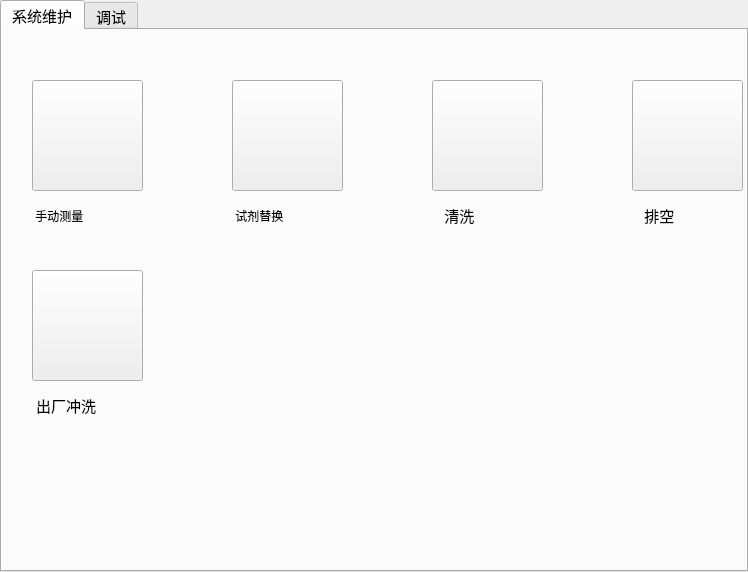
<?xml version="1.0" encoding="UTF-8"?>
<ui version="4.0">
 <class>Maintaince</class>
 <widget class="QWidget" name="Maintaince">
  <property name="geometry">
   <rect>
    <x>0</x>
    <y>0</y>
    <width>748</width>
    <height>572</height>
   </rect>
  </property>
  <property name="windowTitle">
   <string>Form</string>
  </property>
  <layout class="QGridLayout" name="gridLayout">
   <property name="margin">
    <number>0</number>
   </property>
   <property name="spacing">
    <number>0</number>
   </property>
   <item row="0" column="0">
    <widget class="QTabWidget" name="tabWidget">
     <property name="font">
      <font>
       <family>Arial</family>
       <pointsize>11</pointsize>
      </font>
     </property>
     <property name="styleSheet">
      <string notr="true">QTabBar::tab{font:11pt 'Sans Serif'}</string>
     </property>
     <property name="currentIndex">
      <number>0</number>
     </property>
     <widget class="QWidget" name="tabWidgetPage1">
      <attribute name="title">
       <string>系统维护</string>
      </attribute>
      <widget class="QPushButton" name="InitLoad">
       <property name="geometry">
        <rect>
         <x>230</x>
         <y>50</y>
         <width>111</width>
         <height>111</height>
        </rect>
       </property>
       <property name="sizePolicy">
        <sizepolicy hsizetype="Fixed" vsizetype="Preferred">
         <horstretch>0</horstretch>
         <verstretch>0</verstretch>
        </sizepolicy>
       </property>
       <property name="minimumSize">
        <size>
         <width>60</width>
         <height>60</height>
        </size>
       </property>
       <property name="font">
        <font>
         <pointsize>11</pointsize>
        </font>
       </property>
       <property name="styleSheet">
        <string notr="true">border-image: url(:/replace.png);</string>
       </property>
       <property name="text">
        <string/>
       </property>
       <property name="iconSize">
        <size>
         <width>45</width>
         <height>45</height>
        </size>
       </property>
      </widget>
      <widget class="QPushButton" name="Clean">
       <property name="geometry">
        <rect>
         <x>430</x>
         <y>50</y>
         <width>111</width>
         <height>111</height>
        </rect>
       </property>
       <property name="sizePolicy">
        <sizepolicy hsizetype="Fixed" vsizetype="Preferred">
         <horstretch>0</horstretch>
         <verstretch>0</verstretch>
        </sizepolicy>
       </property>
       <property name="minimumSize">
        <size>
         <width>60</width>
         <height>60</height>
        </size>
       </property>
       <property name="font">
        <font>
         <pointsize>11</pointsize>
        </font>
       </property>
       <property name="styleSheet">
        <string notr="true">border-image: url(:/wash.png);</string>
       </property>
       <property name="text">
        <string/>
       </property>
       <property name="iconSize">
        <size>
         <width>45</width>
         <height>45</height>
        </size>
       </property>
      </widget>
      <widget class="QPushButton" name="Drain">
       <property name="geometry">
        <rect>
         <x>630</x>
         <y>50</y>
         <width>111</width>
         <height>111</height>
        </rect>
       </property>
       <property name="sizePolicy">
        <sizepolicy hsizetype="Fixed" vsizetype="Preferred">
         <horstretch>0</horstretch>
         <verstretch>0</verstretch>
        </sizepolicy>
       </property>
       <property name="minimumSize">
        <size>
         <width>60</width>
         <height>60</height>
        </size>
       </property>
       <property name="font">
        <font>
         <pointsize>11</pointsize>
        </font>
       </property>
       <property name="styleSheet">
        <string notr="true">border-image: url(:/drain.png);</string>
       </property>
       <property name="text">
        <string/>
       </property>
       <property name="iconSize">
        <size>
         <width>50</width>
         <height>50</height>
        </size>
       </property>
      </widget>
      <widget class="QLabel" name="label_10">
       <property name="geometry">
        <rect>
         <x>230</x>
         <y>170</y>
         <width>111</width>
         <height>31</height>
        </rect>
       </property>
       <property name="font">
        <font>
         <pointsize>9</pointsize>
        </font>
       </property>
       <property name="text">
        <string> 试剂替换</string>
       </property>
      </widget>
      <widget class="QLabel" name="label_11">
       <property name="geometry">
        <rect>
         <x>430</x>
         <y>170</y>
         <width>111</width>
         <height>31</height>
        </rect>
       </property>
       <property name="styleSheet">
        <string notr="true">font: 9pt &quot;Sans Serif&quot;;</string>
       </property>
       <property name="text">
        <string>   清洗</string>
       </property>
      </widget>
      <widget class="QLabel" name="label_12">
       <property name="geometry">
        <rect>
         <x>630</x>
         <y>170</y>
         <width>111</width>
         <height>31</height>
        </rect>
       </property>
       <property name="styleSheet">
        <string notr="true">font: 9pt &quot;Sans Serif&quot;;</string>
       </property>
       <property name="text">
        <string>   排空</string>
       </property>
      </widget>
      <widget class="QLabel" name="label_9">
       <property name="geometry">
        <rect>
         <x>30</x>
         <y>170</y>
         <width>111</width>
         <height>31</height>
        </rect>
       </property>
       <property name="font">
        <font>
         <pointsize>9</pointsize>
        </font>
       </property>
       <property name="styleSheet">
        <string notr="true"/>
       </property>
       <property name="text">
        <string> 手动测量</string>
       </property>
      </widget>
      <widget class="QPushButton" name="SampleMeasure">
       <property name="geometry">
        <rect>
         <x>30</x>
         <y>50</y>
         <width>111</width>
         <height>111</height>
        </rect>
       </property>
       <property name="sizePolicy">
        <sizepolicy hsizetype="Minimum" vsizetype="Preferred">
         <horstretch>0</horstretch>
         <verstretch>0</verstretch>
        </sizepolicy>
       </property>
       <property name="minimumSize">
        <size>
         <width>60</width>
         <height>60</height>
        </size>
       </property>
       <property name="font">
        <font>
         <pointsize>11</pointsize>
        </font>
       </property>
       <property name="styleSheet">
        <string notr="true">border-image: url(:/handmeasure.png);</string>
       </property>
       <property name="text">
        <string/>
       </property>
       <property name="iconSize">
        <size>
         <width>50</width>
         <height>50</height>
        </size>
       </property>
      </widget>
      <widget class="QPushButton" name="Initwash">
       <property name="geometry">
        <rect>
         <x>30</x>
         <y>240</y>
         <width>111</width>
         <height>111</height>
        </rect>
       </property>
       <property name="sizePolicy">
        <sizepolicy hsizetype="Minimum" vsizetype="Preferred">
         <horstretch>0</horstretch>
         <verstretch>0</verstretch>
        </sizepolicy>
       </property>
       <property name="minimumSize">
        <size>
         <width>60</width>
         <height>60</height>
        </size>
       </property>
       <property name="font">
        <font>
         <pointsize>11</pointsize>
        </font>
       </property>
       <property name="styleSheet">
        <string notr="true">border-image: url(:/initwash.png);</string>
       </property>
       <property name="text">
        <string/>
       </property>
       <property name="iconSize">
        <size>
         <width>50</width>
         <height>50</height>
        </size>
       </property>
      </widget>
      <widget class="QLabel" name="label_13">
       <property name="geometry">
        <rect>
         <x>30</x>
         <y>360</y>
         <width>111</width>
         <height>31</height>
        </rect>
       </property>
       <property name="styleSheet">
        <string notr="true">font: 9pt &quot;Sans Serif&quot;;</string>
       </property>
       <property name="text">
        <string> 出厂冲洗</string>
       </property>
      </widget>
     </widget>
     <widget class="QWidget" name="tab">
      <attribute name="title">
       <string>调试</string>
      </attribute>
      <layout class="QVBoxLayout" name="verticalLayout_2">
       <item>
        <widget class="QFrame" name="frame_2">
         <layout class="QGridLayout" name="gridLayout_7">
          <property name="margin">
           <number>0</number>
          </property>
          <item row="0" column="0">
           <widget class="QGroupBox" name="groupBox_4">
            <property name="sizePolicy">
             <sizepolicy hsizetype="Expanding" vsizetype="Preferred">
              <horstretch>0</horstretch>
              <verstretch>0</verstretch>
             </sizepolicy>
            </property>
            <property name="font">
             <font>
              <pointsize>10</pointsize>
             </font>
            </property>
            <property name="title">
             <string>阀：</string>
            </property>
            <layout class="QGridLayout" name="gridLayout_3">
             <item row="3" column="1">
              <widget class="QCheckBox" name="valve11">
               <property name="sizePolicy">
                <sizepolicy hsizetype="Preferred" vsizetype="Fixed">
                 <horstretch>0</horstretch>
                 <verstretch>0</verstretch>
                </sizepolicy>
               </property>
               <property name="font">
                <font>
                 <pointsize>10</pointsize>
                </font>
               </property>
               <property name="styleSheet">
                <string notr="true">QCheckBox::indicator
{
	width:24px;
	height:24px;
}
QCheckBox::indicator:checked
{
	image:url(&quot;://duihao.png&quot;);
}
font: 9pt &quot;Sans Serif&quot;;</string>
               </property>
               <property name="text">
                <string>保留1</string>
               </property>
              </widget>
             </item>
             <item row="2" column="2">
              <widget class="QCheckBox" name="valve9">
               <property name="sizePolicy">
                <sizepolicy hsizetype="Preferred" vsizetype="Fixed">
                 <horstretch>0</horstretch>
                 <verstretch>0</verstretch>
                </sizepolicy>
               </property>
               <property name="font">
                <font>
                 <pointsize>10</pointsize>
                </font>
               </property>
               <property name="styleSheet">
                <string notr="true">QCheckBox::indicator
{
	width:24px;
	height:24px;
}
QCheckBox::indicator:checked
{
	image:url(&quot;://duihao.png&quot;);
}
font: 9pt &quot;Sans Serif&quot;;</string>
               </property>
               <property name="text">
                <string>外置泵</string>
               </property>
              </widget>
             </item>
             <item row="2" column="0">
              <widget class="QCheckBox" name="valve7">
               <property name="sizePolicy">
                <sizepolicy hsizetype="Preferred" vsizetype="Fixed">
                 <horstretch>0</horstretch>
                 <verstretch>0</verstretch>
                </sizepolicy>
               </property>
               <property name="font">
                <font>
                 <pointsize>10</pointsize>
                </font>
               </property>
               <property name="styleSheet">
                <string notr="true">QCheckBox::indicator
{
	width:24px;
	height:24px;
}
QCheckBox::indicator:checked
{
	image:url(&quot;://duihao.png&quot;);
}
font: 9pt &quot;Sans Serif&quot;;</string>
               </property>
               <property name="text">
                <string>阀7</string>
               </property>
              </widget>
             </item>
             <item row="6" column="1" colspan="2">
              <widget class="QSpinBox" name="Speed">
               <property name="font">
                <font>
                 <pointsize>10</pointsize>
                </font>
               </property>
               <property name="buttonSymbols">
                <enum>QAbstractSpinBox::NoButtons</enum>
               </property>
               <property name="minimum">
                <number>1</number>
               </property>
               <property name="maximum">
                <number>99</number>
               </property>
               <property name="value">
                <number>20</number>
               </property>
              </widget>
             </item>
             <item row="7" column="1" colspan="2">
              <widget class="QComboBox" name="PumpRotate2">
               <property name="font">
                <font>
                 <pointsize>10</pointsize>
                </font>
               </property>
               <item>
                <property name="text">
                 <string>停止</string>
                </property>
               </item>
               <item>
                <property name="text">
                 <string>正转</string>
                </property>
               </item>
               <item>
                <property name="text">
                 <string>反转</string>
                </property>
               </item>
              </widget>
             </item>
             <item row="4" column="1" colspan="2">
              <widget class="QComboBox" name="PumpRotate1">
               <property name="font">
                <font>
                 <pointsize>10</pointsize>
                </font>
               </property>
               <item>
                <property name="text">
                 <string>停止</string>
                </property>
               </item>
               <item>
                <property name="text">
                 <string>正转</string>
                </property>
               </item>
               <item>
                <property name="text">
                 <string>反转</string>
                </property>
               </item>
              </widget>
             </item>
             <item row="1" column="0">
              <widget class="QCheckBox" name="valve4">
               <property name="sizePolicy">
                <sizepolicy hsizetype="Preferred" vsizetype="Fixed">
                 <horstretch>0</horstretch>
                 <verstretch>0</verstretch>
                </sizepolicy>
               </property>
               <property name="font">
                <font>
                 <pointsize>10</pointsize>
                </font>
               </property>
               <property name="styleSheet">
                <string notr="true">QCheckBox::indicator
{
	width:24px;
	height:24px;
}
QCheckBox::indicator:checked
{
	image:url(&quot;://duihao.png&quot;);
}
font: 9pt &quot;Sans Serif&quot;;</string>
               </property>
               <property name="text">
                <string>阀4</string>
               </property>
              </widget>
             </item>
             <item row="3" column="2">
              <widget class="QCheckBox" name="valve12">
               <property name="sizePolicy">
                <sizepolicy hsizetype="Preferred" vsizetype="Fixed">
                 <horstretch>0</horstretch>
                 <verstretch>0</verstretch>
                </sizepolicy>
               </property>
               <property name="font">
                <font>
                 <pointsize>10</pointsize>
                </font>
               </property>
               <property name="styleSheet">
                <string notr="true">QCheckBox::indicator
{
	width:24px;
	height:24px;
}
QCheckBox::indicator:checked
{
	image:url(&quot;://duihao.png&quot;);
}
font: 9pt &quot;Sans Serif&quot;;</string>
               </property>
               <property name="text">
                <string>保留2</string>
               </property>
              </widget>
             </item>
             <item row="4" column="0">
              <widget class="QLabel" name="label_8">
               <property name="font">
                <font>
                 <pointsize>10</pointsize>
                </font>
               </property>
               <property name="text">
                <string>进样泵：</string>
               </property>
              </widget>
             </item>
             <item row="1" column="2">
              <widget class="QCheckBox" name="valve6">
               <property name="sizePolicy">
                <sizepolicy hsizetype="Preferred" vsizetype="Fixed">
                 <horstretch>0</horstretch>
                 <verstretch>0</verstretch>
                </sizepolicy>
               </property>
               <property name="font">
                <font>
                 <pointsize>10</pointsize>
                </font>
               </property>
               <property name="styleSheet">
                <string notr="true">QCheckBox::indicator
{
	width:24px;
	height:24px;
}
QCheckBox::indicator:checked
{
	image:url(&quot;://duihao.png&quot;);
}
font: 9pt &quot;Sans Serif&quot;;</string>
               </property>
               <property name="text">
                <string>阀6</string>
               </property>
              </widget>
             </item>
             <item row="3" column="0">
              <widget class="QCheckBox" name="valve10">
               <property name="sizePolicy">
                <sizepolicy hsizetype="Preferred" vsizetype="Fixed">
                 <horstretch>0</horstretch>
                 <verstretch>0</verstretch>
                </sizepolicy>
               </property>
               <property name="font">
                <font>
                 <pointsize>10</pointsize>
                </font>
               </property>
               <property name="styleSheet">
                <string notr="true">QCheckBox::indicator
{
	width:24px;
	height:24px;
}
QCheckBox::indicator:checked
{
	image:url(&quot;://duihao.png&quot;);
}
font: 9pt &quot;Sans Serif&quot;;</string>
               </property>
               <property name="text">
                <string>风扇</string>
               </property>
              </widget>
             </item>
             <item row="2" column="1">
              <widget class="QCheckBox" name="valve8">
               <property name="sizePolicy">
                <sizepolicy hsizetype="Preferred" vsizetype="Fixed">
                 <horstretch>0</horstretch>
                 <verstretch>0</verstretch>
                </sizepolicy>
               </property>
               <property name="font">
                <font>
                 <pointsize>10</pointsize>
                </font>
               </property>
               <property name="styleSheet">
                <string notr="true">QCheckBox::indicator
{
	width:24px;
	height:24px;
}
QCheckBox::indicator:checked
{
	image:url(&quot;://duihao.png&quot;);
}
font: 9pt &quot;Sans Serif&quot;;</string>
               </property>
               <property name="text">
                <string>阀8</string>
               </property>
              </widget>
             </item>
             <item row="6" column="0">
              <widget class="QLabel" name="label">
               <property name="font">
                <font>
                 <pointsize>10</pointsize>
                </font>
               </property>
               <property name="text">
                <string>转速：</string>
               </property>
              </widget>
             </item>
             <item row="7" column="0">
              <widget class="QLabel" name="label_7">
               <property name="font">
                <font>
                 <pointsize>10</pointsize>
                </font>
               </property>
               <property name="text">
                <string>排液泵：</string>
               </property>
              </widget>
             </item>
             <item row="1" column="1">
              <widget class="QCheckBox" name="valve5">
               <property name="sizePolicy">
                <sizepolicy hsizetype="Preferred" vsizetype="Fixed">
                 <horstretch>0</horstretch>
                 <verstretch>0</verstretch>
                </sizepolicy>
               </property>
               <property name="font">
                <font>
                 <pointsize>10</pointsize>
                </font>
               </property>
               <property name="styleSheet">
                <string notr="true">QCheckBox::indicator
{
	width:24px;
	height:24px;
}
QCheckBox::indicator:checked
{
	image:url(&quot;://duihao.png&quot;);
}
font: 9pt &quot;Sans Serif&quot;;</string>
               </property>
               <property name="text">
                <string>阀5</string>
               </property>
              </widget>
             </item>
             <item row="0" column="2">
              <widget class="QCheckBox" name="valve3">
               <property name="sizePolicy">
                <sizepolicy hsizetype="Minimum" vsizetype="Fixed">
                 <horstretch>0</horstretch>
                 <verstretch>0</verstretch>
                </sizepolicy>
               </property>
               <property name="font">
                <font>
                 <pointsize>10</pointsize>
                </font>
               </property>
               <property name="styleSheet">
                <string notr="true">QCheckBox::indicator
{
	width:24px;
	height:24px;
}
QCheckBox::indicator:checked
{
	image:url(&quot;://duihao.png&quot;);
}
font: 9pt &quot;Sans Serif&quot;;</string>
               </property>
               <property name="text">
                <string>阀3</string>
               </property>
              </widget>
             </item>
             <item row="0" column="0">
              <widget class="QCheckBox" name="valve1">
               <property name="font">
                <font>
                 <pointsize>10</pointsize>
                </font>
               </property>
               <property name="mouseTracking">
                <bool>true</bool>
               </property>
               <property name="styleSheet">
                <string notr="true">QCheckBox::indicator
{
	width:24px;
	height:24px;
}
QCheckBox::indicator:checked
{
	image:url(&quot;://duihao.png&quot;);
}
font: 9pt &quot;Sans Serif&quot;;</string>
               </property>
               <property name="text">
                <string>阀1</string>
               </property>
               <property name="shortcut">
                <string/>
               </property>
               <property name="checkable">
                <bool>true</bool>
               </property>
               <property name="checked">
                <bool>false</bool>
               </property>
               <property name="autoRepeat">
                <bool>false</bool>
               </property>
               <property name="autoExclusive">
                <bool>false</bool>
               </property>
              </widget>
             </item>
             <item row="0" column="1">
              <widget class="QCheckBox" name="valve2">
               <property name="sizePolicy">
                <sizepolicy hsizetype="Minimum" vsizetype="Fixed">
                 <horstretch>0</horstretch>
                 <verstretch>0</verstretch>
                </sizepolicy>
               </property>
               <property name="font">
                <font>
                 <pointsize>10</pointsize>
                </font>
               </property>
               <property name="styleSheet">
                <string notr="true">QCheckBox::indicator
{
	width:24px;
	height:24px;
}
QCheckBox::indicator:checked
{
	image:url(&quot;://duihao.png&quot;);
}
font: 9pt &quot;Sans Serif&quot;;</string>
               </property>
               <property name="text">
                <string>阀2</string>
               </property>
               <property name="tristate">
                <bool>false</bool>
               </property>
              </widget>
             </item>
            </layout>
           </widget>
          </item>
          <item row="0" column="1">
           <widget class="QGroupBox" name="groupBox_5">
            <property name="font">
             <font>
              <pointsize>10</pointsize>
             </font>
            </property>
            <property name="styleSheet">
             <string notr="true">QRadioButton::indicator
{
	width:20px;
	height:20px;
}
font: 9pt &quot;Sans Serif&quot;;</string>
            </property>
            <property name="title">
             <string>十通阀1：</string>
            </property>
            <property name="checkable">
             <bool>false</bool>
            </property>
            <layout class="QGridLayout" name="gridLayout_8">
             <item row="2" column="1">
              <widget class="QRadioButton" name="TV1_4">
               <property name="font">
                <font>
                 <pointsize>10</pointsize>
                </font>
               </property>
               <property name="text">
                <string>4</string>
               </property>
              </widget>
             </item>
             <item row="2" column="0">
              <widget class="QRadioButton" name="TV1_3">
               <property name="font">
                <font>
                 <pointsize>10</pointsize>
                </font>
               </property>
               <property name="text">
                <string>3</string>
               </property>
              </widget>
             </item>
             <item row="5" column="1">
              <widget class="QRadioButton" name="TV1_10">
               <property name="font">
                <font>
                 <pointsize>10</pointsize>
                </font>
               </property>
               <property name="text">
                <string>10</string>
               </property>
              </widget>
             </item>
             <item row="5" column="0">
              <widget class="QRadioButton" name="TV1_9">
               <property name="font">
                <font>
                 <pointsize>10</pointsize>
                </font>
               </property>
               <property name="text">
                <string>9</string>
               </property>
              </widget>
             </item>
             <item row="4" column="1">
              <widget class="QRadioButton" name="TV1_8">
               <property name="font">
                <font>
                 <pointsize>10</pointsize>
                </font>
               </property>
               <property name="text">
                <string>8</string>
               </property>
              </widget>
             </item>
             <item row="3" column="1">
              <widget class="QRadioButton" name="TV1_6">
               <property name="font">
                <font>
                 <pointsize>10</pointsize>
                </font>
               </property>
               <property name="text">
                <string>6</string>
               </property>
              </widget>
             </item>
             <item row="1" column="1">
              <widget class="QRadioButton" name="TV1_2">
               <property name="font">
                <font>
                 <pointsize>10</pointsize>
                </font>
               </property>
               <property name="text">
                <string>2</string>
               </property>
              </widget>
             </item>
             <item row="1" column="0">
              <widget class="QRadioButton" name="TV1_1">
               <property name="font">
                <font>
                 <pointsize>10</pointsize>
                </font>
               </property>
               <property name="styleSheet">
                <string notr="true">QRadioButton::indicator
{
	width:20px;
	height:20px;
}
font: 10pt &quot;Sans Serif&quot;;</string>
               </property>
               <property name="text">
                <string>1</string>
               </property>
              </widget>
             </item>
             <item row="4" column="0">
              <widget class="QRadioButton" name="TV1_7">
               <property name="font">
                <font>
                 <pointsize>10</pointsize>
                </font>
               </property>
               <property name="text">
                <string>7</string>
               </property>
              </widget>
             </item>
             <item row="0" column="0" colspan="2">
              <widget class="QRadioButton" name="EC1Close">
               <property name="font">
                <font>
                 <pointsize>10</pointsize>
                </font>
               </property>
               <property name="text">
                <string>关闭</string>
               </property>
               <property name="checked">
                <bool>true</bool>
               </property>
              </widget>
             </item>
             <item row="3" column="0">
              <widget class="QRadioButton" name="TV1_5">
               <property name="font">
                <font>
                 <pointsize>10</pointsize>
                </font>
               </property>
               <property name="text">
                <string>5</string>
               </property>
              </widget>
             </item>
            </layout>
           </widget>
          </item>
          <item row="1" column="0" colspan="3">
           <layout class="QGridLayout" name="gridLayout_4">
            <item row="0" column="0">
             <widget class="QLabel" name="label_2">
              <property name="font">
               <font>
                <pointsize>10</pointsize>
               </font>
              </property>
              <property name="text">
               <string>加热温度：</string>
              </property>
             </widget>
            </item>
            <item row="1" column="2">
             <widget class="QLabel" name="label_4">
              <property name="font">
               <font>
                <pointsize>10</pointsize>
               </font>
              </property>
              <property name="text">
               <string>秒</string>
              </property>
             </widget>
            </item>
            <item row="1" column="0">
             <widget class="QLabel" name="label_5">
              <property name="font">
               <font>
                <pointsize>10</pointsize>
               </font>
              </property>
              <property name="text">
               <string>执行时间：</string>
              </property>
             </widget>
            </item>
            <item row="0" column="2">
             <widget class="QLabel" name="label_3">
              <property name="font">
               <font>
                <pointsize>10</pointsize>
               </font>
              </property>
              <property name="text">
               <string>℃</string>
              </property>
             </widget>
            </item>
            <item row="1" column="1">
             <widget class="QSpinBox" name="WorkTime">
              <property name="font">
               <font>
                <pointsize>10</pointsize>
               </font>
              </property>
              <property name="buttonSymbols">
               <enum>QAbstractSpinBox::NoButtons</enum>
              </property>
              <property name="minimum">
               <number>1</number>
              </property>
              <property name="maximum">
               <number>9999</number>
              </property>
              <property name="value">
               <number>100</number>
              </property>
             </widget>
            </item>
            <item row="0" column="1">
             <widget class="QSpinBox" name="Temp">
              <property name="font">
               <font>
                <pointsize>10</pointsize>
               </font>
              </property>
              <property name="buttonSymbols">
               <enum>QAbstractSpinBox::NoButtons</enum>
              </property>
              <property name="maximum">
               <number>300</number>
              </property>
             </widget>
            </item>
            <item row="0" column="4" rowspan="2">
             <widget class="QPushButton" name="Stop">
              <property name="sizePolicy">
               <sizepolicy hsizetype="Minimum" vsizetype="Minimum">
                <horstretch>0</horstretch>
                <verstretch>0</verstretch>
               </sizepolicy>
              </property>
              <property name="text">
               <string>停止</string>
              </property>
             </widget>
            </item>
            <item row="0" column="3" rowspan="2">
             <widget class="QPushButton" name="OneStepExec">
              <property name="sizePolicy">
               <sizepolicy hsizetype="Minimum" vsizetype="Minimum">
                <horstretch>0</horstretch>
                <verstretch>0</verstretch>
               </sizepolicy>
              </property>
              <property name="text">
               <string>执行</string>
              </property>
             </widget>
            </item>
           </layout>
          </item>
          <item row="0" column="2">
           <widget class="QGroupBox" name="groupBox_6">
            <property name="font">
             <font>
              <pointsize>10</pointsize>
             </font>
            </property>
            <property name="styleSheet">
             <string notr="true">QRadioButton::indicator
{
	width:20px;
	height:20px;
}
font: 9pt &quot;Sans Serif&quot;;</string>
            </property>
            <property name="title">
             <string>十通阀2：</string>
            </property>
            <layout class="QGridLayout" name="gridLayout_11">
             <item row="0" column="0" colspan="2">
              <widget class="QRadioButton" name="EC2Close">
               <property name="font">
                <font>
                 <pointsize>10</pointsize>
                </font>
               </property>
               <property name="text">
                <string>关闭</string>
               </property>
               <property name="checked">
                <bool>true</bool>
               </property>
              </widget>
             </item>
             <item row="1" column="0">
              <widget class="QRadioButton" name="TV2_1">
               <property name="font">
                <font>
                 <pointsize>10</pointsize>
                </font>
               </property>
               <property name="text">
                <string>1</string>
               </property>
              </widget>
             </item>
             <item row="1" column="1">
              <widget class="QRadioButton" name="TV2_2">
               <property name="font">
                <font>
                 <pointsize>10</pointsize>
                </font>
               </property>
               <property name="text">
                <string>2</string>
               </property>
              </widget>
             </item>
             <item row="2" column="0">
              <widget class="QRadioButton" name="TV2_3">
               <property name="font">
                <font>
                 <pointsize>10</pointsize>
                </font>
               </property>
               <property name="text">
                <string>3</string>
               </property>
              </widget>
             </item>
             <item row="2" column="1">
              <widget class="QRadioButton" name="TV2_4">
               <property name="font">
                <font>
                 <pointsize>10</pointsize>
                </font>
               </property>
               <property name="text">
                <string>4</string>
               </property>
              </widget>
             </item>
             <item row="3" column="0">
              <widget class="QRadioButton" name="TV2_5">
               <property name="font">
                <font>
                 <pointsize>10</pointsize>
                </font>
               </property>
               <property name="text">
                <string>5</string>
               </property>
              </widget>
             </item>
             <item row="3" column="1">
              <widget class="QRadioButton" name="TV2_6">
               <property name="font">
                <font>
                 <pointsize>10</pointsize>
                </font>
               </property>
               <property name="text">
                <string>6</string>
               </property>
              </widget>
             </item>
             <item row="4" column="0">
              <widget class="QRadioButton" name="TV2_7">
               <property name="font">
                <font>
                 <pointsize>10</pointsize>
                </font>
               </property>
               <property name="text">
                <string>7</string>
               </property>
              </widget>
             </item>
             <item row="4" column="1">
              <widget class="QRadioButton" name="TV2_8">
               <property name="font">
                <font>
                 <pointsize>10</pointsize>
                </font>
               </property>
               <property name="text">
                <string>8</string>
               </property>
              </widget>
             </item>
             <item row="5" column="0">
              <widget class="QRadioButton" name="TV2_9">
               <property name="font">
                <font>
                 <pointsize>10</pointsize>
                </font>
               </property>
               <property name="text">
                <string>9</string>
               </property>
              </widget>
             </item>
             <item row="5" column="1">
              <widget class="QRadioButton" name="TV2_10">
               <property name="font">
                <font>
                 <pointsize>10</pointsize>
                </font>
               </property>
               <property name="text">
                <string>10</string>
               </property>
              </widget>
             </item>
            </layout>
           </widget>
          </item>
         </layout>
        </widget>
       </item>
       <item>
        <widget class="Line" name="line">
         <property name="orientation">
          <enum>Qt::Horizontal</enum>
         </property>
        </widget>
       </item>
       <item>
        <widget class="QFrame" name="frame">
         <layout class="QVBoxLayout" name="verticalLayout_3">
          <property name="margin">
           <number>0</number>
          </property>
          <item>
           <layout class="QHBoxLayout" name="horizontalLayout_3"/>
          </item>
          <item>
           <layout class="QHBoxLayout" name="horizontalLayout_4">
            <item>
             <widget class="QLabel" name="label_6">
              <property name="font">
               <font>
                <pointsize>10</pointsize>
               </font>
              </property>
              <property name="text">
               <string>抽取试剂：</string>
              </property>
             </widget>
            </item>
            <item>
             <widget class="QComboBox" name="SamplePipe">
              <property name="font">
               <font>
                <pointsize>10</pointsize>
               </font>
              </property>
              <item>
               <property name="text">
                <string>纯水</string>
               </property>
              </item>
              <item>
               <property name="text">
                <string>水样</string>
               </property>
              </item>
              <item>
               <property name="text">
                <string>标样</string>
               </property>
              </item>
              <item>
               <property name="text">
                <string>质控样</string>
               </property>
              </item>
              <item>
               <property name="text">
                <string>试剂一</string>
               </property>
              </item>
              <item>
               <property name="text">
                <string>试剂二</string>
               </property>
              </item>
              <item>
               <property name="text">
                <string>试剂三</string>
               </property>
              </item>
             </widget>
            </item>
            <item>
             <widget class="QPushButton" name="FuncExec">
              <property name="sizePolicy">
               <sizepolicy hsizetype="Fixed" vsizetype="Fixed">
                <horstretch>0</horstretch>
                <verstretch>0</verstretch>
               </sizepolicy>
              </property>
              <property name="font">
               <font>
                <pointsize>10</pointsize>
               </font>
              </property>
              <property name="text">
               <string>执行</string>
              </property>
             </widget>
            </item>
           </layout>
          </item>
         </layout>
        </widget>
       </item>
      </layout>
     </widget>
    </widget>
   </item>
  </layout>
 </widget>
 <resources/>
 <connections/>
</ui>
